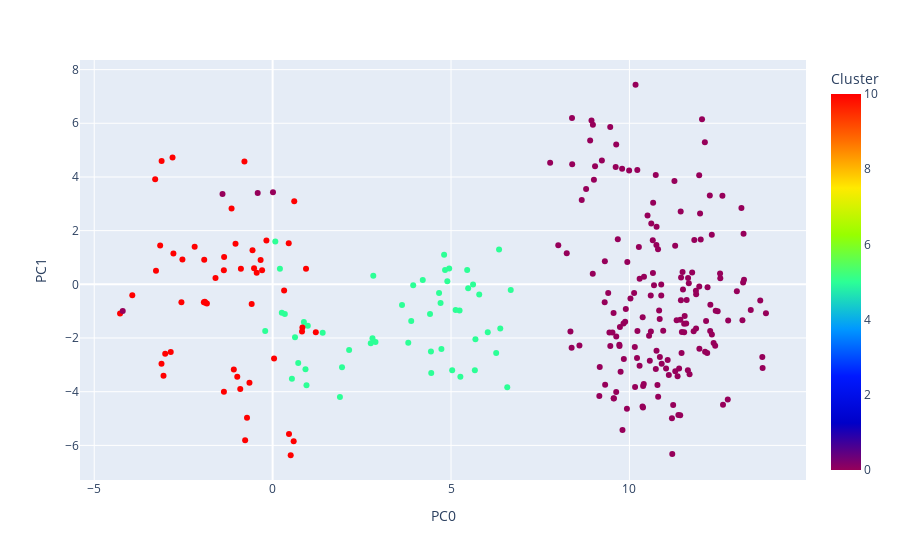

Here is the notebook cell this chart was saved with:
### Code cell
#| hide
vs_labelled = principal_df
vs_labelled['Cluster'] = list(c_labels)

# Picking a few clusters so they are more easily distinguished
test = vs_labelled.loc[(vs_labelled.loc[:,'Cluster'] == 0) | 
                       (vs_labelled.loc[:,'Cluster'] == 5) |
                       (vs_labelled.loc[:,'Cluster'] == 10)]

fig = px.scatter(test, 
                 x='PC0', y='PC1', 
                 hover_data={'Title': list(test.iloc[:, 0])},
                 color='Cluster',
                 color_continuous_scale=px.colors.sequential.Rainbow)

fig.layout.height = 500
fig.show()

### Figure 1 — Plotly figure (JSON) as saved in the notebook; plotly's stock layout.template omitted (floating-point values rounded to 4 significant figures; data arrays with more than 128 entries replaced by an {"elided": "..."} marker saying what was removed)
{"data": [{"customdata": {"elided": "271x1 str values"}, "hovertemplate": "PC0=%{x}<br>PC1=%{y}<br>Title=%{customdata[0]}<br>Cluster=%{marker.color}<extra></extra>", "legendgroup": "", "marker": {"color": {"elided": "271 int values"}, "coloraxis": "coloraxis", "symbol": "circle"}, "mode": "markers", "name": "", "orientation": "v", "showlegend": false, "type": "scatter", "x": {"elided": "271 float values"}, "xaxis": "x", "y": {"elided": "271 float values"}, "yaxis": "y"}], "layout": {"autosize": true, "coloraxis": {"colorbar": {"title": {"text": "Cluster"}}, "colorscale": [[0, "rgb(150,0,90)"], [0.125, "rgb(0,0,200)"], [0.25, "rgb(0,25,255)"], [0.375, "rgb(0,152,255)"], [0.5, "rgb(44,255,150)"], [0.625, "rgb(151,255,0)"], [0.75, "rgb(255,234,0)"], [0.875, "rgb(255,111,0)"], [1, "rgb(255,0,0)"]]}, "legend": {"tracegroupgap": 0}, "margin": {"t": 60}, "xaxis": {"anchor": "y", "autorange": true, "domain": [0, 1], "range": [-5.348, 14.9], "title": {"text": "PC0"}, "type": "linear"}, "yaxis": {"anchor": "x", "autorange": true, "domain": [0, 1], "range": [-7.316, 8.384], "title": {"text": "PC1"}, "type": "linear"}}}
